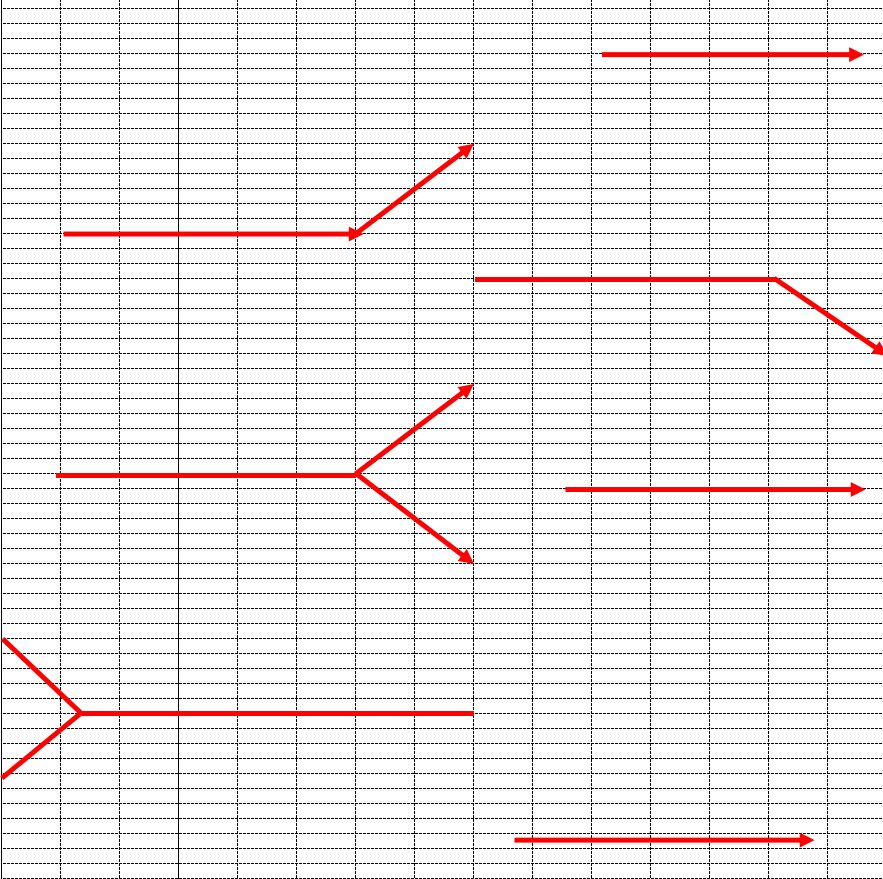
#> input picture 2.png, 883 x 879 px
$ python fldnew.py
#> lines starting #> are read from the running program, lines starting #| are printed output that depends on the picture; after the words box and inside, x2 and y2 are one past the last pixel; in counts of white or black regions, pixels touching at a corner belong together
import cv2
import numpy as np

# 读取输入图片
new_image_path = '2.png'
img0 = cv2.imread(new_image_path)
#> img0 is the input picture: shape (879, 883, 3); mean B, G, R 234.7, 234.7, 239.5
assert img0 is not None, "Image not found"

# 将彩色图片转换为HSV颜色空间
hsv = cv2.cvtColor(img0, cv2.COLOR_BGR2HSV)
#> hsv: shape (879, 883, 3); mean H, S, V 0, 4.9, 239.5

# 定义HSV中红色的范围
# 红色通常在HSV颜色空间的两个区域
lower_red1 = np.array([0, 70, 50])
upper_red1 = np.array([10, 255, 255])
lower_red2 = np.array([170, 70, 50])
upper_red2 = np.array([180, 255, 255])

# 创建红色的掩码
mask1 = cv2.inRange(hsv, lower_red1, upper_red1)
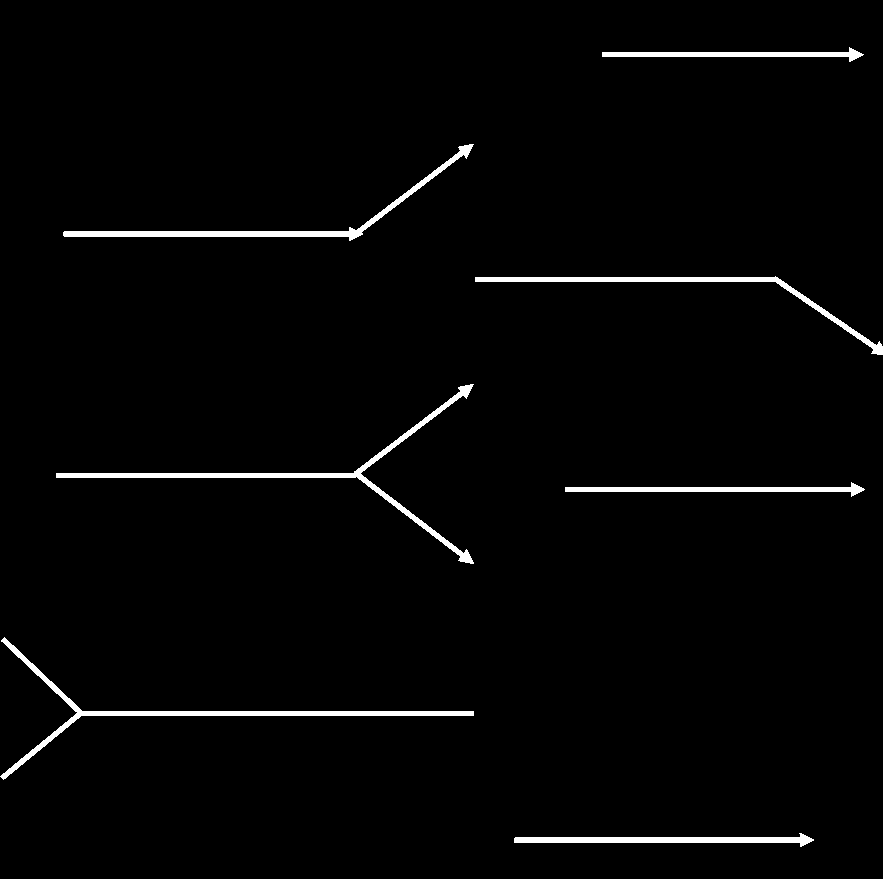
#> mask1: shape (879, 883); 2% white; 7 white regions, largest, box (x1, y1, x2, y2) and area: (56, 384, 474, 564) 3152, (0, 637, 474, 780) 3074, (63, 144, 474, 241) 2633
mask2 = cv2.inRange(hsv, lower_red2, upper_red2)
#> mask2: shape (879, 883); every value is 0
mask = cv2.bitwise_or(mask1, mask2)

# 应用形态学操作来减少小的噪点
kernel = np.ones((3,3), np.uint8)
mask = cv2.dilate(mask, kernel, iterations=1)
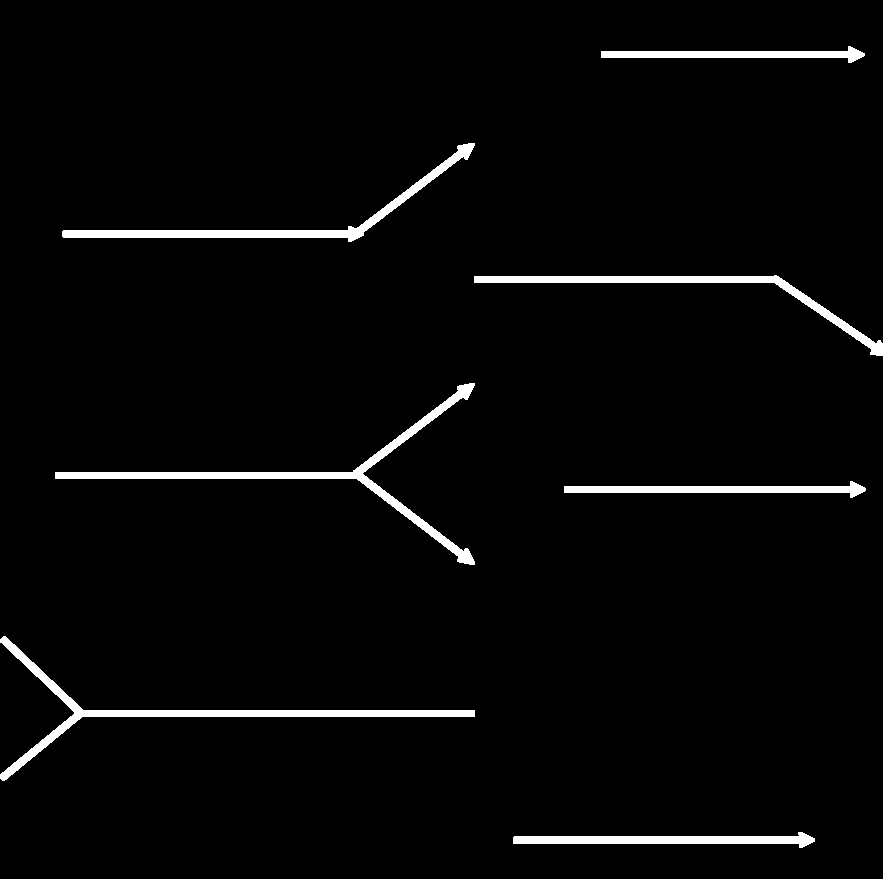
#> mask: shape (879, 883); 2.9% white; 7 white regions, largest, box (x1, y1, x2, y2) and area: (55, 383, 475, 565) 4599, (0, 636, 475, 781) 4460, (62, 143, 475, 242) 3670
mask = cv2.erode(mask, kernel, iterations=1)
#> mask: shape (879, 883); 2% white; 7 white regions, largest, box (x1, y1, x2, y2) and area: (56, 384, 474, 564) 3161, (0, 637, 474, 780) 3081, (63, 144, 474, 241) 2638

# 在掩码图像上应用直线检测
edges = cv2.Canny(mask, 50, 150, apertureSize=3)
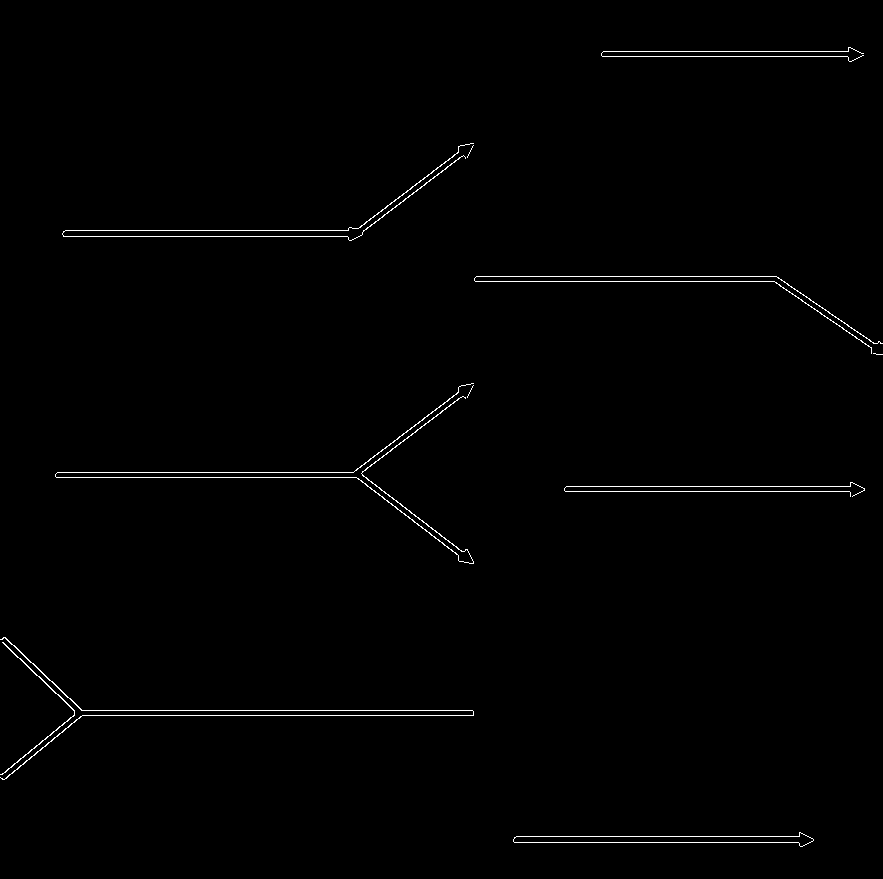
#> edges: shape (879, 883); 0.8% white in thin lines or dots

# 创建一个FLD对象
fld = cv2.ximgproc.createFastLineDetector()

# 执行检测结果
dlines = fld.detect(edges)
#> dlines = 70 rows, first 6: [847, 49.98, 603, 50.01], [863.1, 52.7, 849.1, 45.86], [849.9, 48.17, 859.9, 53.19], [604, 52, 847, 52], [847, 55, 604, 55], [860.1, 55.17, 850.1, 60.19]

# 绘制检测结果
if dlines is not None:
    for dline in dlines:
        x0 = int(round(dline[0][0]))
        y0 = int(round(dline[0][1]))
        x1 = int(round(dline[0][2]))
        y1 = int(round(dline[0][3]))
        cv2.line(img0, (x0, y0), (x1, y1), (0, 255, 0), 1, cv2.LINE_AA)
#> this loop made 70 passes
#> (dline, x0, y0, x1, y1) on passes 1, 2, 3, 6, 7, 8, 9, 10: ([[847, 49.98, 603, 50.01]], 847, 50, 603, 50), ([[863.1, 52.7, 849.1, 45.86]], 863, 53, 849, 46), ([[849.9, 48.17, 859.9, 53.19]], 850, 48, 860, 53), ([[860.1, 55.17, 850.1, 60.19]], 860, 55, 850, 60), ([[849.2, 62.45, 862.1, 56.24]], 849, 62, 862, 56), ([[602, 56.99, 847, 57.02]], 602, 57, 847, 57), ([[470.1, 142.2, 456.8, 145.4]], 470, 142, 457, 145), ([[457.6, 150.7, 356.5, 227.7]], 458, 151, 357, 228)
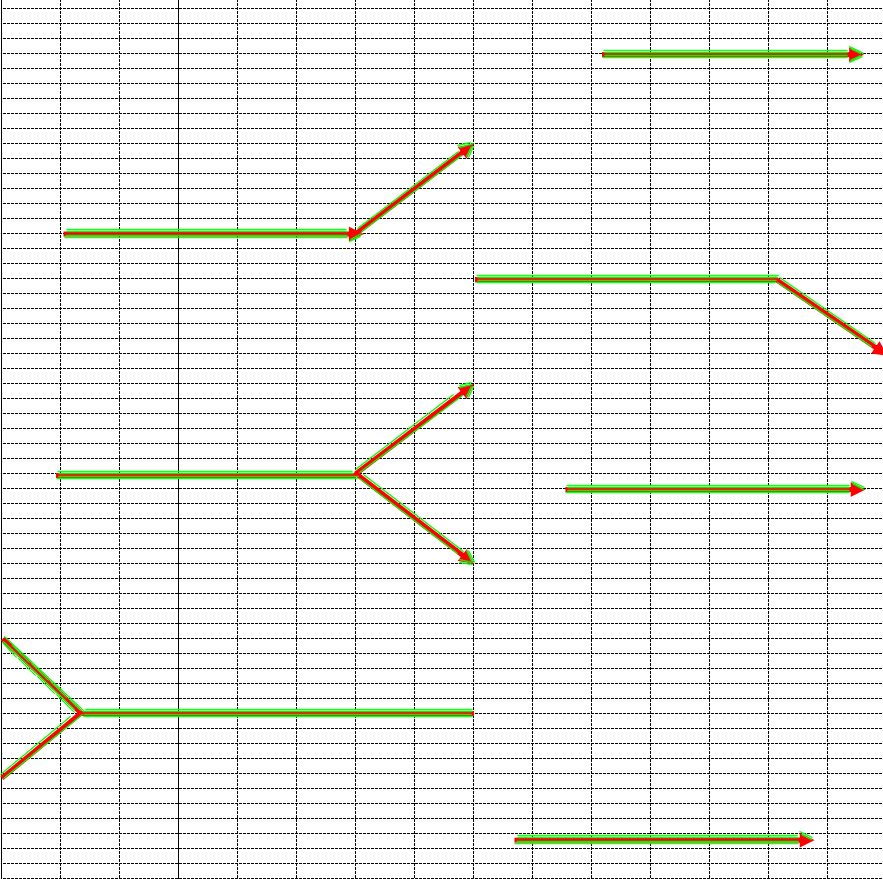
#> img0: shape (879, 883, 3); 3.26% of pixels changed, all inside (x1, y1, x2, y2) = (0, 45, 877, 845)

# 显示并保存结果
output_path = 'result/FLDnew_2.jpg'
cv2.imwrite(output_path, img0)
cv2.imshow("Detected Red Lines", img0)
cv2.waitKey(0)
cv2.destroyAllWindows()

$ run again, with 3.png copied over 2.png
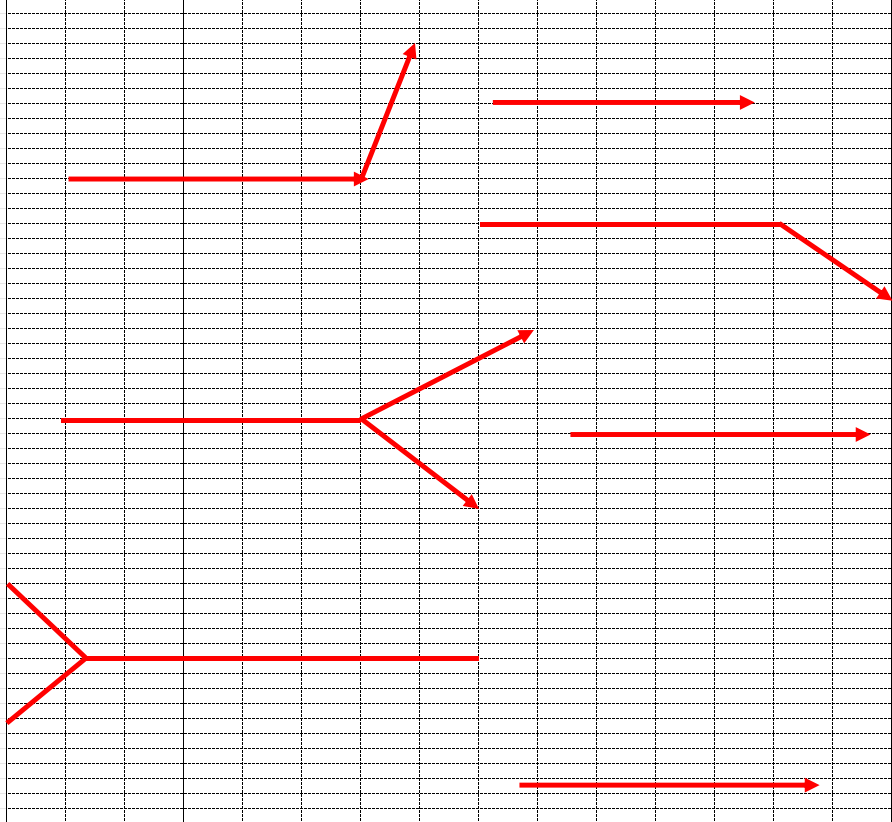
#> input picture 3.png, 892 x 822 px
#> img0 is the input picture: shape (822, 892, 3); mean B, G, R 234.4, 234.4, 239.7
#> hsv: shape (822, 892, 3); mean H, S, V 0, 5.3, 239.7
#> `mask1 = cv2.inRange(hsv, lower_red1, upper_red1)`:
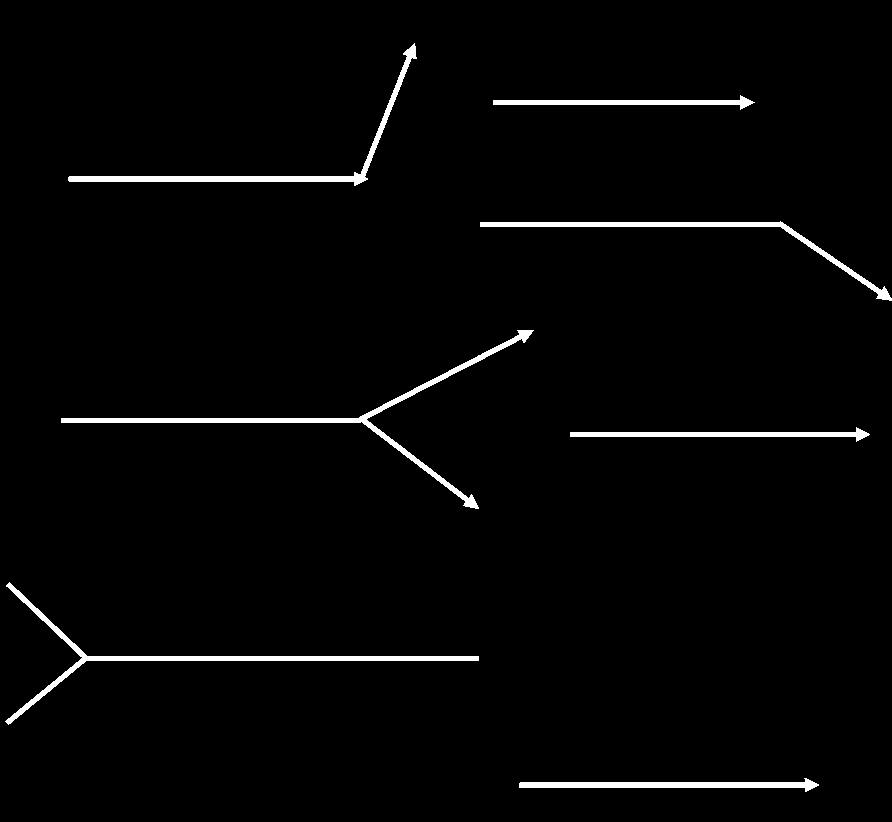
#> mask1: shape (822, 892); 2.2% white; 7 white regions, largest, box (x1, y1, x2, y2) and area: (61, 330, 534, 509) 3400, (5, 582, 479, 725) 3074, (68, 43, 417, 186) 2633
#> mask2: shape (822, 892); every value is 0
#> edges: shape (822, 892); 0.85% white in thin lines or dots
#> dlines = 81 rows, first 6: [413, 41.96, 401.3, 53.25], [413.5, 45.05, 414.6, 57.03], [416.5, 57.03, 415.8, 45.01], [361.4, 172.2, 407.3, 55.49], [405.1, 56.04, 359.2, 172.5], [365.7, 175.9, 411.8, 58.93]
#> the loop `for dline in dlines:` made 81 passes
#> (dline, x0, y0, x1, y1) on passes 1 to 8: ([[413, 41.96, 401.3, 53.25]], 413, 42, 401, 53), ([[413.5, 45.05, 414.6, 57.03]], 414, 45, 415, 57), ([[416.5, 57.03, 415.8, 45.01]], 417, 57, 416, 45), ([[361.4, 172.2, 407.3, 55.49]], 361, 172, 407, 55), ([[405.1, 56.04, 359.2, 172.5]], 405, 56, 359, 172), ([[365.7, 175.9, 411.8, 58.93]], 366, 176, 412, 59), ([[409.3, 60.12, 363.7, 175.9]], 409, 60, 364, 176), ([[738, 97.98, 494, 98.01]], 738, 98, 494, 98)
#> after the loop `for dline in dlines:`:
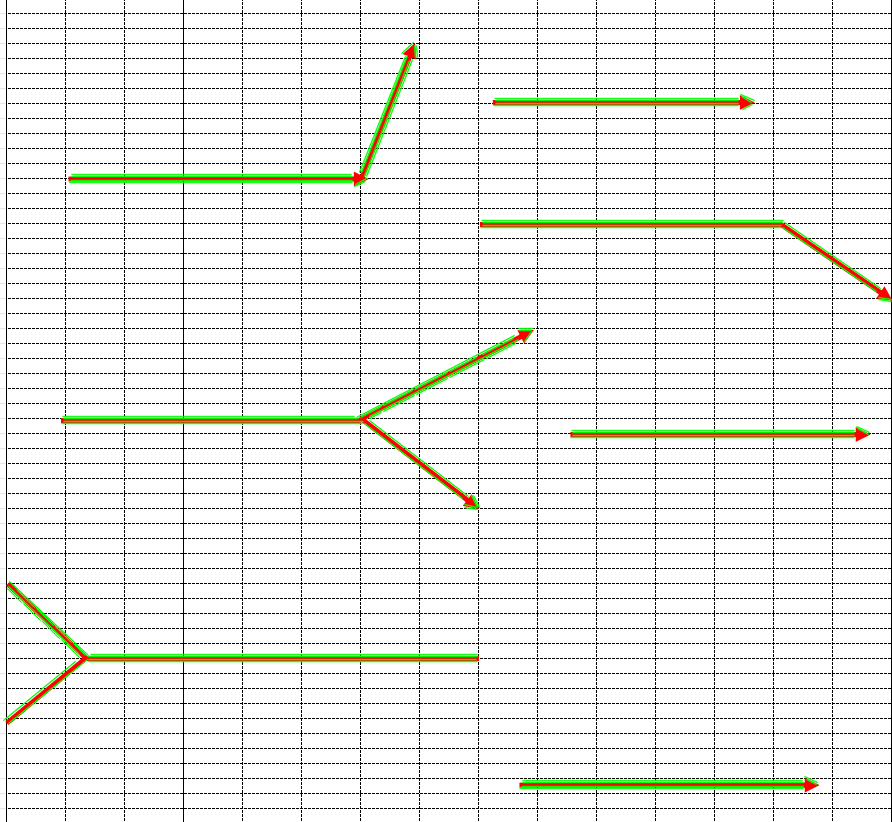
#> img0: shape (822, 892, 3); 3.66% of pixels changed, all inside (x1, y1, x2, y2) = (3, 41, 892, 790)

$ run again, with 4.png copied over 2.png
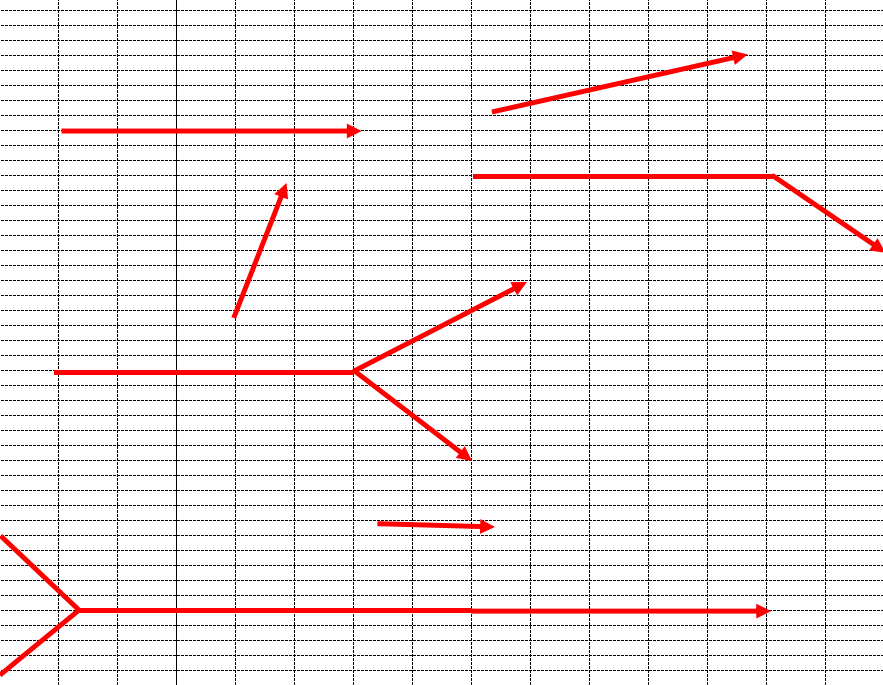
#> input picture 4.png, 883 x 685 px
#> img0 is the input picture: shape (685, 883, 3); mean B, G, R 234.2, 234.2, 240.2
#> hsv: shape (685, 883, 3); mean H, S, V 0, 6, 240.2
#> `mask1 = cv2.inRange(hsv, lower_red1, upper_red1)`:
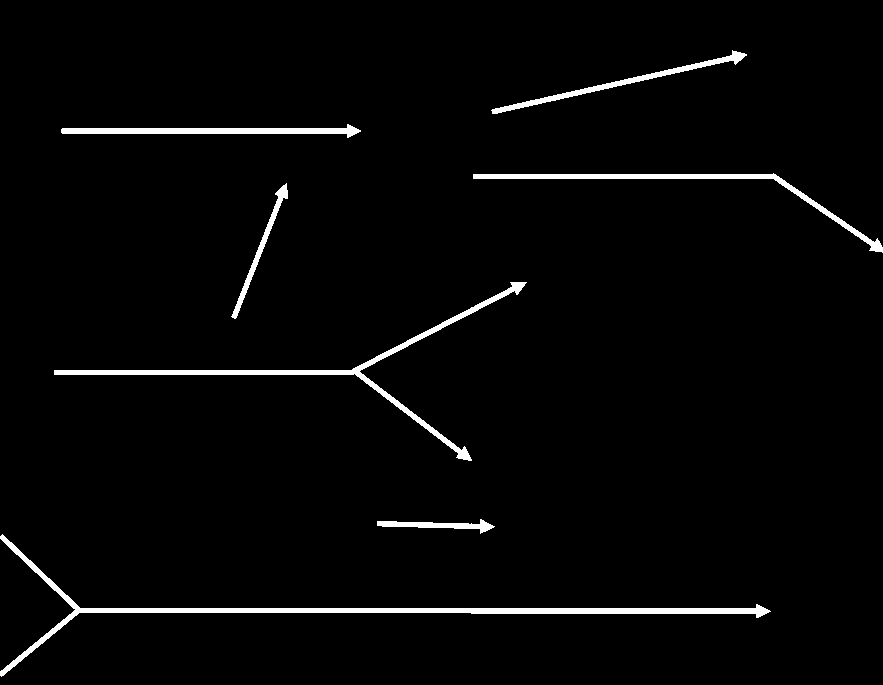
#> mask1: shape (685, 883); 2.5% white; 7 white regions, largest, box (x1, y1, x2, y2) and area: (0, 534, 771, 677) 4892, (54, 282, 527, 461) 3400, (473, 173, 883, 253) 2261
#> mask2: shape (685, 883); every value is 0
#> edges: shape (685, 883); 0.96% white in thin lines or dots
#> dlines = 77 rows, first 6: [730.2, 53.68, 489.7, 107.9], [745, 51.9, 732.1, 48.7], [733, 50.85, 744.1, 53.68], [491.6, 109.4, 727.1, 56.39], [743.2, 56.32, 732.9, 63.83], [730.1, 59.28, 493.1, 112.6]
#> the loop `for dline in dlines:` made 77 passes
#> (dline, x0, y0, x1, y1) on passes 1 to 8: ([[730.2, 53.68, 489.7, 107.9]], 730, 54, 490, 108), ([[745, 51.9, 732.1, 48.7]], 745, 52, 732, 49), ([[733, 50.85, 744.1, 53.68]], 733, 51, 744, 54), ([[491.6, 109.4, 727.1, 56.39]], 492, 109, 727, 56), ([[743.2, 56.32, 732.9, 63.83]], 743, 56, 733, 64), ([[730.1, 59.28, 493.1, 112.6]], 730, 59, 493, 113), ([[492.2, 114.8, 730.1, 61.28]], 492, 115, 730, 61), ([[359, 128.1, 347.2, 122.6]], 359, 128, 347, 123)
#> after the loop `for dline in dlines:`:
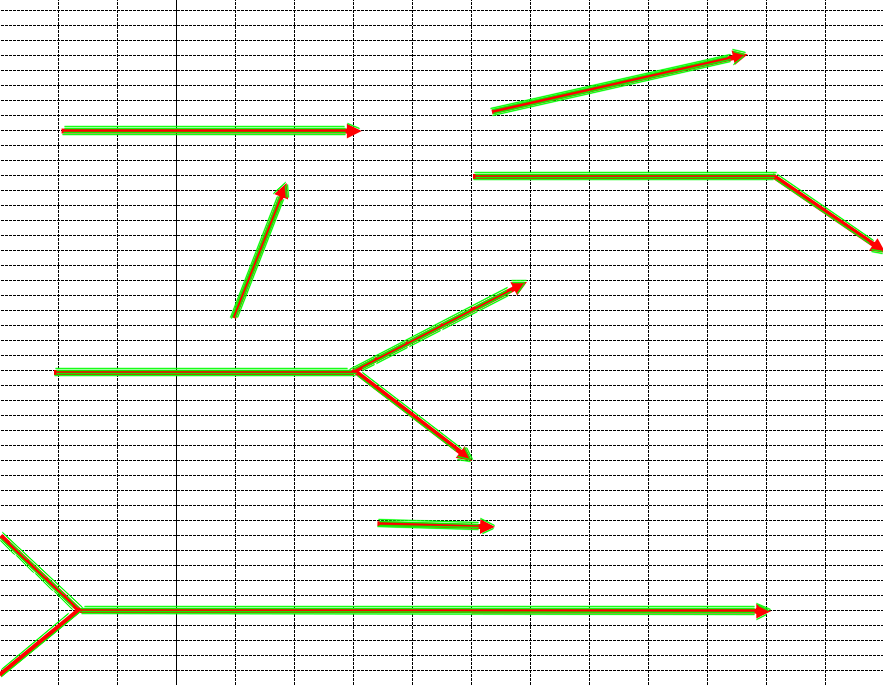
#> img0: shape (685, 883, 3); 4.09% of pixels changed, all inside (x1, y1, x2, y2) = (0, 48, 883, 678)
